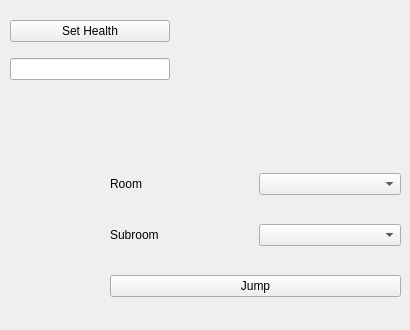
    <widget class="QWidget" name="megaManTab">
     <attribute name="title">
      <string>Mega Man</string>
     </attribute>
     <widget class="QWidget" name="verticalLayoutWidget">
      <property name="geometry">
       <rect>
        <x>10</x>
        <y>10</y>
        <width>160</width>
        <height>80</height>
       </rect>
      </property>
      <layout class="QVBoxLayout" name="verticalLayout">
       <item>
        <widget class="QPushButton" name="setHealthButton">
         <property name="text">
          <string>Set Health</string>
         </property>
        </widget>
       </item>
       <item>
        <widget class="QLineEdit" name="setHealthValue"/>
       </item>
      </layout>
     </widget>
     <widget class="QWidget" name="verticalLayoutWidget_4">
      <property name="geometry">
       <rect>
        <x>110</x>
        <y>150</y>
        <width>291</width>
        <height>171</height>
       </rect>
      </property>
      <layout class="QVBoxLayout" name="roomJumpLayout">
       <item>
        <layout class="QHBoxLayout" name="roomJumpSelectLayout">
         <item>
          <widget class="QLabel" name="roomJumpLabel">
           <property name="text">
            <string>Room</string>
           </property>
          </widget>
         </item>
         <item>
          <widget class="QComboBox" name="roomJumpComboBox"/>
         </item>
        </layout>
       </item>
       <item>
        <layout class="QHBoxLayout" name="subroomJumpSelectLayout">
         <item>
          <widget class="QLabel" name="subRoomJumpLabel">
           <property name="text">
            <string>Subroom</string>
           </property>
          </widget>
         </item>
         <item>
          <widget class="QComboBox" name="subRoomJumpComboBox"/>
         </item>
        </layout>
       </item>
       <item>
        <widget class="QPushButton" name="roomJumpButton">
         <property name="text">
          <string>Jump</string>
         </property>
        </widget>
       </item>
      </layout>
     </widget>
    </widget>
